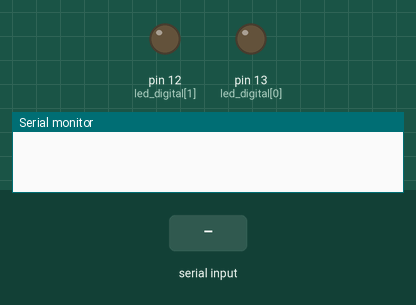
The sketch below on a simulated Arduino Uno, built with avr-gcc and run on an emulated ATmega328P. Shown: output pins drawn as LEDs (lit = HIGH), the last lines printed to the serial monitor. The test bench sets the inputs (shaded band).

Above: at 1.2 s.
1.3 s: "1" received over Serial
At 1.9 s:
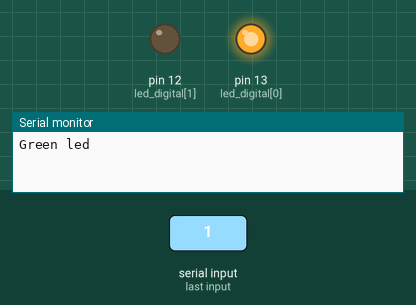
2.8 s: "2" received over Serial
At 4.0 s:
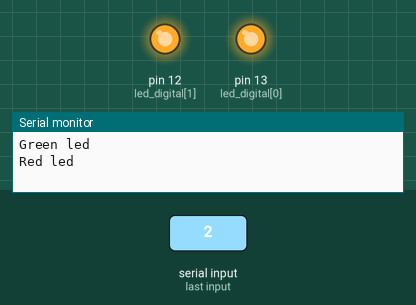
4.3 s: "0" received over Serial
At 5.4 s:
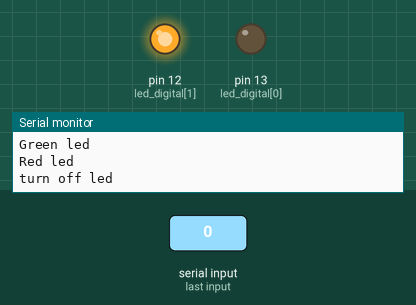
Timing chart, 0 to 7.3 s (numbered marks = the images above; inputs shaded):
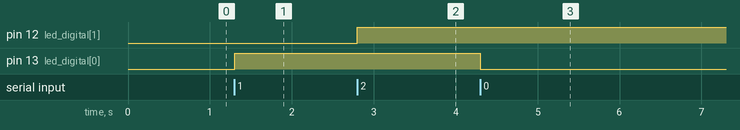

The sketch:

led_test.ino
```cpp
const byte led_digital[] = {13, 12};   //r,g
byte total_digital= sizeof(led_digital);
int8_t dir = -1;
byte i= 0;

void setup() {
  for(byte i=0; i<total_digital; i++){
    pinMode(led_digital[i], OUTPUT);
    digitalWrite(led_digital[i], LOW);
  }
  Serial.begin(9600);
}

void loop() {
  if(Serial.available()){
    switch(Serial.read()) {
      case '0':
        digitalWrite(led_digital[0], LOW);
        Serial.println("turn off led");
        break;
      case '1':
        digitalWrite(led_digital[0], HIGH);
        Serial.println("Green led");
        break;
      case '2':
        digitalWrite(led_digital[1], HIGH);
        Serial.println("Red led");
        break;
    }
  }
}
```

Measured:
- after the input at 1.3 s, pin 13 (led_digital[0]): LOW → HIGH at once
- after the input at 2.8 s, pin 12 (led_digital[1]): LOW → HIGH at once
- after the input at 4.3 s, pin 13 (led_digital[0]): HIGH → LOW at once
